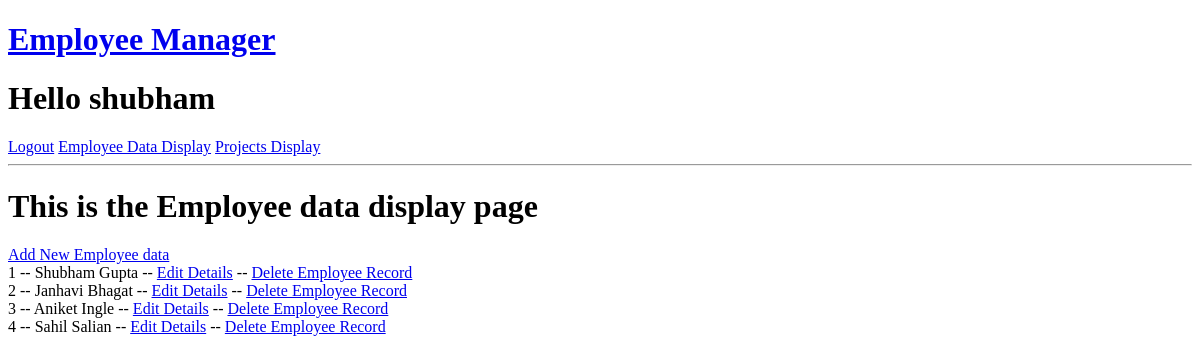
Before: /employeedisplay/ (signed in) with the older database file.
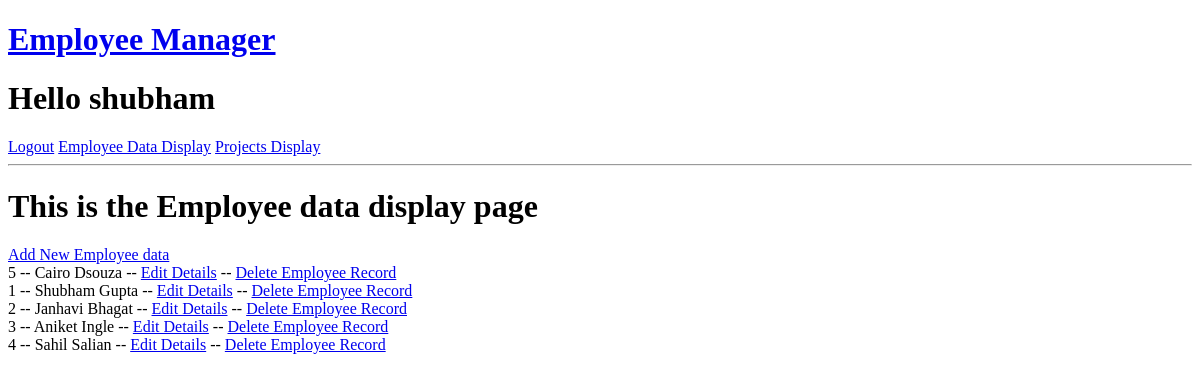
After: the same page with the newer database file.
### baseapp/models.py (models this page shows, shortened)
class EmployeeDataManager(models.Model):
    employee_id = models.IntegerField(primary_key=True)
    employee_name = models.CharField(max_length=20)
    employee_age = models.IntegerField()
    employee_addr = models.CharField(max_length=100)
    employee_dept = models.CharField(max_length=20)
    employee_start_date = models.DateField(auto_now_add=True)
    isManager = models.BooleanField(default=False)
    manager_id = models.ForeignKey(ManagerData, on_delete=models.CASCADE, blank=True)
    class Meta:
        ordering = ['-employee_start_date']

### baseapp/views.py (the view)
# urls.py: path('employeedisplay/', views.employeedatadisplay, name='employeedisplay'),
@login_required(login_url='login')
def employeedatadisplay(request):
    data = EmployeeDataManager.objects.all()
    context = {'data':data}
    return render(request, 'baseapp/employeedisplay.html', context)

### baseapp/templates/baseapp/employeedisplay.html
{% extends 'main.html' %}
{% block content %}
<h1> This is the Employee data display page</h1>
<a href="{% url 'addemployee' %}">Add New Employee data</a>
<br>
{% for d in data %}
    {{d.employee_id}} -- {{d.employee_name}} -- <a href="{% url 'editemployee' d.employee_id %}">Edit Details</a> -- <a href="{% url 'deleteemployee' d.employee_id %}">Delete Employee Record</a><br>
{% endfor %}
{% endblock content %}

### templates/main.html (shortened to what this page needs)
<!DOCTYPE html>
<html lang="en">
<head>
</head>
<body>
    {% include 'navbar.html' %}
    {% block content %}
    {% endblock %}
</body>
</html>

### templates/navbar.html (shortened to what this page needs)
<a href="/">
    <h1>Employee Manager</h1>
</a>
{% if request.user.is_authenticated %}
<h1>Hello {{request.user}}</h1>
<a href="{% url 'logout' %}">Logout</a>
{% else %}
<a href="{% url 'login' %}">Login</a>
{% endif %}
<a href="{% url 'employeedisplay' %}">Employee Data Display</a>
<a href="{% url 'projectdisplay' %}">Projects Display</a>
<hr>

Changed rows visible on the page:
added EmployeeDataManager: employee_id "5", employee_name "Cairo Dsouza"
